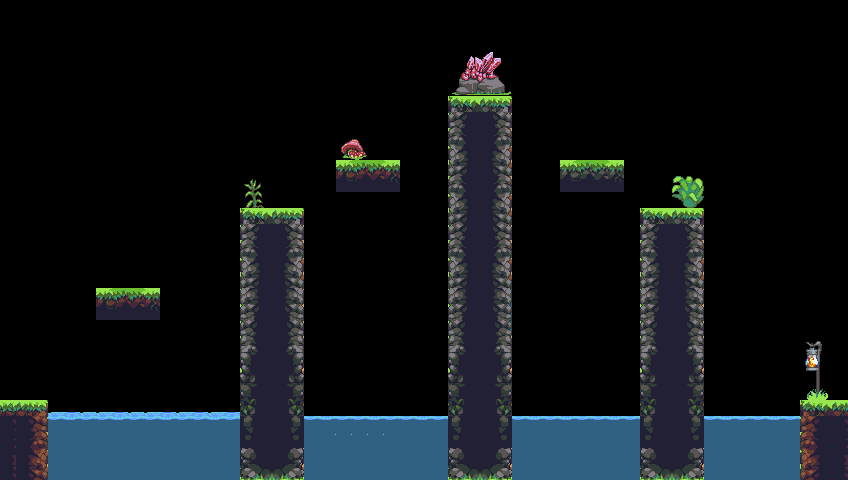

Below is a game level as drawn by its tile map, then a one-line description and the .tmx that defines it (tile-layer data replaced by summaries):
An orthogonal 53x30 tile map with 16x16 px tiles, 4 tile layers (collisions, Water, Plateformes, Foreground), 2 hidden layers not drawn, 3 tilesets.

<map version="1.4" tiledversion="1.4.3" orientation="orthogonal" renderorder="right-down" width="53" height="30" tilewidth="16" tileheight="16" infinite="0" nextlayerid="8" nextobjectid="1">
 <tileset firstgid="1" source="Background.tsx" />
 <tileset firstgid="31801" source="objects.tsx" />
 <tileset firstgid="32165" source="Jungle_terrain.tsx" />
 <layer id="7" name="collisions" width="53" height="30">
  <data>[1590 cells, 286 non-empty, 1 distinct tile ids]</data>
 </layer>
 <layer id="1" name="Background" width="53" height="30" visible="0">
  <data>[1590 cells, 1590 non-empty, 1590 distinct tile ids]</data>
 </layer>
 <layer id="6" name="Background2" width="53" height="30" visible="0">
  <data>[1590 cells, 0 non-empty, 0 distinct tile ids]</data>
 </layer>
 <layer id="4" name="Water" width="53" height="30">
  <data>[1590 cells, 155 non-empty, 10 distinct tile ids]</data>
 </layer>
 <layer id="3" name="Plateformes" width="53" height="30">
  <data>[1590 cells, 286 non-empty, 106 distinct tile ids]</data>
 </layer>
 <layer id="5" name="Foreground" width="53" height="30">
  <data>[1590 cells, 32 non-empty, 32 distinct tile ids]</data>
 </layer>
</map>
